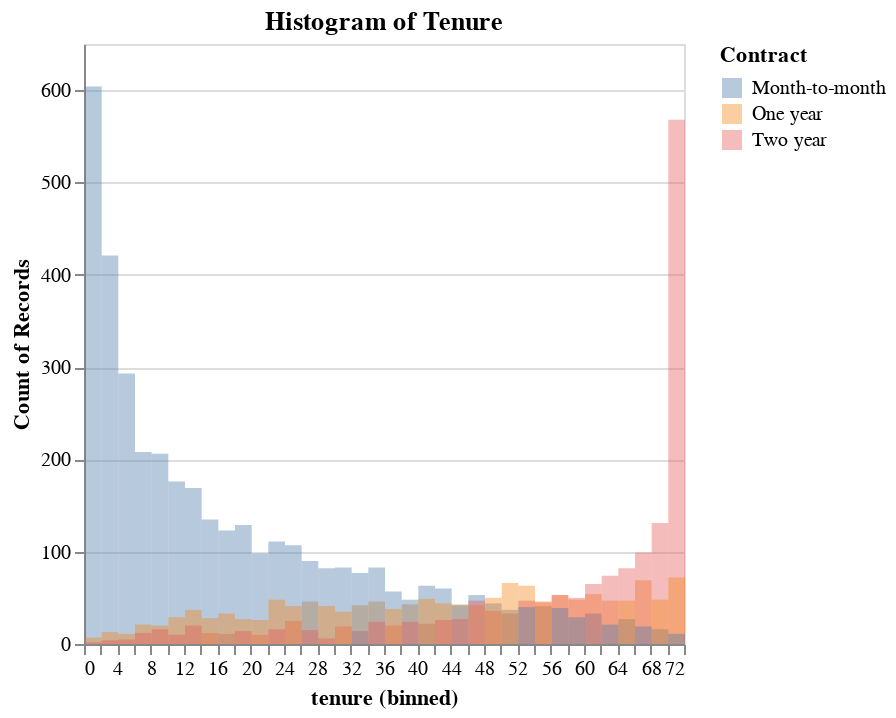

Notebook code for this chart:
### Markdown cell above
# EDA

### Code cell
chart = (
    alt.Chart(df)
    .mark_bar(
        opacity=0.4,
        binSpacing=0,
    )
    .encode(
        alt.X("tenure:Q").bin(maxbins=50),
        alt.Y("count()").stack(None),
        alt.Color("Contract:N"),
    )
    .properties(
        title="Histogram of Tenure",
    )
)

# chart.save(f"imgs/Histogram_of_Tenure.png", ppi=200)
chart.display()

### Figure 1 — Vega specification as saved in the notebook (floating-point values rounded to 4 significant figures)
{"$schema": "https://vega.github.io/schema/vega/v5.json", "data": [{"name": "source_0", "values": [{"Contract": "Month-to-month", "__count": 604, "bin_maxbins_50_tenure": 0.0, "bin_maxbins_50_tenure_end": 2.0}, {"Contract": "One year", "__count": 46, "bin_maxbins_50_tenure": 34.0, "bin_maxbins_50_tenure_end": 36.0}, {"Contract": "Month-to-month", "__count": 421, "bin_maxbins_50_tenure": 2.0, "bin_maxbins_50_tenure_end": 4.0}, {"Contract": "One year", "__count": 43, "bin_maxbins_50_tenure": 44.0, "bin_maxbins_50_tenure_end": 46.0}, {"Contract": "Month-to-month", "__count": 206, "bin_maxbins_50_tenure": 8.0, "bin_maxbins_50_tenure_end": 10.0}, {"Contract": "Month-to-month", "__count": 111, "bin_maxbins_50_tenure": 22.0, "bin_maxbins_50_tenure_end": 24.0}, {"Contract": "Month-to-month", "__count": 176, "bin_maxbins_50_tenure": 10.0, "bin_maxbins_50_tenure_end": 12.0}, {"Contract": "Month-to-month", "__count": 82, "bin_maxbins_50_tenure": 28.0, "bin_maxbins_50_tenure_end": 30.0}, {"Contract": "One year", "__count": 47, "bin_maxbins_50_tenure": 62.0, "bin_maxbins_50_tenure_end": 64.0}, {"Contract": "Month-to-month", "__count": 169, "bin_maxbins_50_tenure": 12.0, "bin_maxbins_50_tenure_end": 14.0}, {"Contract": "Two year", "__count": 11, "bin_maxbins_50_tenure": 16.0, "bin_maxbins_50_tenure_end": 18.0}, {"Contract": "One year", "__count": 48, "bin_maxbins_50_tenure": 58.0, "bin_maxbins_50_tenure_end": 60.0}, {"Contract": "Month-to-month", "__count": 44, "bin_maxbins_50_tenure": 48.0, "bin_maxbins_50_tenure_end": 50.0}, {"Contract": "Month-to-month", "__count": 107, "bin_maxbins_50_tenure": 24.0, "bin_maxbins_50_tenure_end": 26.0}, {"Contract": "Two year", "__count": 131, "bin_maxbins_50_tenure": 68.0, "bin_maxbins_50_tenure_end": 70.0}, {"Contract": "One year", "__count": 63, "bin_maxbins_50_tenure": 52.0, "bin_maxbins_50_tenure_end": 54.0}, {"Contract": "Two year", "__count": 568, "bin_maxbins_50_tenure": 70.0, "bin_maxbins_50_tenure_end": 72.0}, {"Contract": "Month-to-month", "__count": 98, "bin_maxbins_50_tenure": 20.0, "bin_maxbins_50_tenure_end": 22.0}, {"Contract": "One year", "__count": 37, "bin_maxbins_50_tenure": 12.0, "bin_maxbins_50_tenure_end": 14.0}, {"Contract": "Two year", "__count": 50, "bin_maxbins_50_tenure": 58.0, "bin_maxbins_50_tenure_end": 60.0}, {"Contract": "Month-to-month", "__count": 83, "bin_maxbins_50_tenure": 30.0, "bin_maxbins_50_tenure_end": 32.0}, {"Contract": "Month-to-month", "__count": 53, "bin_maxbins_50_tenure": 46.0, "bin_maxbins_50_tenure_end": 48.0}, {"Contract": "Month-to-month", "__count": 123, "bin_maxbins_50_tenure": 16.0, "bin_maxbins_50_tenure_end": 18.0}, {"Contract": "One year", "__count": 46, "bin_maxbins_50_tenure": 26.0, "bin_maxbins_50_tenure_end": 28.0}, {"Contract": "Month-to-month", "__count": 293, "bin_maxbins_50_tenure": 4.0, "bin_maxbins_50_tenure_end": 6.0}, {"Contract": "Month-to-month", "__count": 83, "bin_maxbins_50_tenure": 34.0, "bin_maxbins_50_tenure_end": 36.0}, {"Contract": "One year", "__count": 29, "bin_maxbins_50_tenure": 10.0, "bin_maxbins_50_tenure_end": 12.0}, {"Contract": "One year", "__count": 33, "bin_maxbins_50_tenure": 16.0, "bin_maxbins_50_tenure_end": 18.0}, {"Contract": "Two year", "__count": 74, "bin_maxbins_50_tenure": 62.0, "bin_maxbins_50_tenure_end": 64.0}, {"Contract": "Two year", "__count": 47, "bin_maxbins_50_tenure": 52.0, "bin_maxbins_50_tenure_end": 54.0}, {"Contract": "Month-to-month", "__count": 60, "bin_maxbins_50_tenure": 42.0, "bin_maxbins_50_tenure_end": 44.0}, {"Contract": "Month-to-month", "__count": 135, "bin_maxbins_50_tenure": 14.0, "bin_maxbins_50_tenure_end": 16.0}, {"Contract": "One year", "__count": 54, "bin_maxbins_50_tenure": 60.0, "bin_maxbins_50_tenure_end": 62.0}, {"Contract": "Month-to-month", "__count": 129, "bin_maxbins_50_tenure": 18.0, "bin_maxbins_50_tenure_end": 20.0}, {"Contract": "One year", "__count": 69, "bin_maxbins_50_tenure": 66.0, "bin_maxbins_50_tenure_end": 68.0}, {"Contract": "Two year", "__count": 24, "bin_maxbins_50_tenure": 34.0, "bin_maxbins_50_tenure_end": 36.0}, {"Contract": "Month-to-month", "__count": 33, "bin_maxbins_50_tenure": 60.0, "bin_maxbins_50_tenure_end": 62.0}, {"Contract": "One year", "__count": 27, "bin_maxbins_50_tenure": 18.0, "bin_maxbins_50_tenure_end": 20.0}, {"Contract": "One year", "__count": 42, "bin_maxbins_50_tenure": 46.0, "bin_maxbins_50_tenure_end": 48.0}, {"Contract": "Two year", "__count": 19, "bin_maxbins_50_tenure": 30.0, "bin_maxbins_50_tenure_end": 32.0}, {"Contract": "Two year", "__count": 33, "bin_maxbins_50_tenure": 50.0, "bin_maxbins_50_tenure_end": 52.0}, {"Contract": "Two year", "__count": 82, "bin_maxbins_50_tenure": 64.0, "bin_maxbins_50_tenure_end": 66.0}, {"Contract": "One year", "__count": 53, "bin_maxbins_50_tenure": 56.0, "bin_maxbins_50_tenure_end": 58.0}, {"Contract": "Month-to-month", "__count": 208, "bin_maxbins_50_tenure": 6.0, "bin_maxbins_50_tenure_end": 8.0}, {"Contract": "Two year", "__count": 36, "bin_maxbins_50_tenure": 48.0, "bin_maxbins_50_tenure_end": 50.0}, {"Contract": "Two year", "__count": 47, "bin_maxbins_50_tenure": 46.0, "bin_maxbins_50_tenure_end": 48.0}, {"Contract": "Two year", "__count": 99, "bin_maxbins_50_tenure": 66.0, "bin_maxbins_50_tenure_end": 68.0}, {"Contract": "Month-to-month", "__count": 27, "bin_maxbins_50_tenure": 64.0, "bin_maxbins_50_tenure_end": 66.0}, {"Contract": "One year", "__count": 72, "bin_maxbins_50_tenure": 70.0, "bin_maxbins_50_tenure_end": 72.0}, {"Contract": "One year", "__count": 43, "bin_maxbins_50_tenure": 38.0, "bin_maxbins_50_tenure_end": 40.0}, {"Contract": "One year", "__count": 42, "bin_maxbins_50_tenure": 32.0, "bin_maxbins_50_tenure_end": 34.0}, {"Contract": "One year", "__count": 44, "bin_maxbins_50_tenure": 42.0, "bin_maxbins_50_tenure_end": 44.0}, {"Contract": "Month-to-month", "__count": 41, "bin_maxbins_50_tenure": 54.0, "bin_maxbins_50_tenure_end": 56.0}, {"Contract": "Month-to-month", "__count": 57, "bin_maxbins_50_tenure": 36.0, "bin_maxbins_50_tenure_end": 38.0}, {"Contract": "Two year", "__count": 20, "bin_maxbins_50_tenure": 36.0, "bin_maxbins_50_tenure_end": 38.0}, {"Contract": "Two year", "__count": 22, "bin_maxbins_50_tenure": 40.0, "bin_maxbins_50_tenure_end": 42.0}, {"Contract": "Month-to-month", "__count": 90, "bin_maxbins_50_tenure": 26.0, "bin_maxbins_50_tenure_end": 28.0}, {"Contract": "Two year", "__count": 14, "bin_maxbins_50_tenure": 32.0, "bin_maxbins_50_tenure_end": 34.0}, {"Contract": "Two year", "__count": 26, "bin_maxbins_50_tenure": 42.0, "bin_maxbins_50_tenure_end": 44.0}, {"Contract": "Two year", "__count": 53, "bin_maxbins_50_tenure": 56.0, "bin_maxbins_50_tenure_end": 58.0}, {"Contract": "Two year", "__count": 65, "bin_maxbins_50_tenure": 60.0, "bin_maxbins_50_tenure_end": 62.0}, {"Contract": "One year", "__count": 47, "bin_maxbins_50_tenure": 64.0, "bin_maxbins_50_tenure_end": 66.0}, {"Contract": "One year", "__count": 13, "bin_maxbins_50_tenure": 2.0, "bin_maxbins_50_tenure_end": 4.0}, {"Contract": "One year", "__count": 35, "bin_maxbins_50_tenure": 30.0, "bin_maxbins_50_tenure_end": 32.0}, {"Contract": "One year", "__count": 48, "bin_maxbins_50_tenure": 22.0, "bin_maxbins_50_tenure_end": 24.0}, {"Contract": "Two year", "__count": 10, "bin_maxbins_50_tenure": 10.0, "bin_maxbins_50_tenure_end": 12.0}, {"Contract": "Month-to-month", "__count": 29, "bin_maxbins_50_tenure": 58.0, "bin_maxbins_50_tenure_end": 60.0}, {"Contract": "Two year", "__count": 12, "bin_maxbins_50_tenure": 14.0, "bin_maxbins_50_tenure_end": 16.0}, {"Contract": "Month-to-month", "__count": 63, "bin_maxbins_50_tenure": 40.0, "bin_maxbins_50_tenure_end": 42.0}, {"Contract": "Two year", "__count": 25, "bin_maxbins_50_tenure": 24.0, "bin_maxbins_50_tenure_end": 26.0}, {"Contract": "Month-to-month", "__count": 42, "bin_maxbins_50_tenure": 44.0, "bin_maxbins_50_tenure_end": 46.0}, {"Contract": "One year", "__count": 41, "bin_maxbins_50_tenure": 28.0, "bin_maxbins_50_tenure_end": 30.0}, {"Contract": "Month-to-month", "__count": 39, "bin_maxbins_50_tenure": 56.0, "bin_maxbins_50_tenure_end": 58.0}, {"Contract": "One year", "__count": 7, "bin_maxbins_50_tenure": 0.0, "bin_maxbins_50_tenure_end": 2.0}, {"Contract": "One year", "__count": 41, "bin_maxbins_50_tenure": 24.0, "bin_maxbins_50_tenure_end": 26.0}, {"Contract": "Two year", "__count": 46, "bin_maxbins_50_tenure": 54.0, "bin_maxbins_50_tenure_end": 56.0}, {"Contract": "Month-to-month", "__count": 37, "bin_maxbins_50_tenure": 50.0, "bin_maxbins_50_tenure_end": 52.0}, {"Contract": "One year", "__count": 49, "bin_maxbins_50_tenure": 40.0, "bin_maxbins_50_tenure_end": 42.0}, {"Contract": "One year", "__count": 66, "bin_maxbins_50_tenure": 50.0, "bin_maxbins_50_tenure_end": 52.0}, {"Contract": "Month-to-month", "__count": 40, "bin_maxbins_50_tenure": 52.0, "bin_maxbins_50_tenure_end": 54.0}, {"Contract": "Month-to-month", "__count": 16, "bin_maxbins_50_tenure": 68.0, "bin_maxbins_50_tenure_end": 70.0}, {"Contract": "Month-to-month", "__count": 48, "bin_maxbins_50_tenure": 38.0, "bin_maxbins_50_tenure_end": 40.0}, {"Contract": "Month-to-month", "__count": 77, "bin_maxbins_50_tenure": 32.0, "bin_maxbins_50_tenure_end": 34.0}, {"Contract": "Two year", "__count": 6, "bin_maxbins_50_tenure": 28.0, "bin_maxbins_50_tenure_end": 30.0}, {"Contract": "One year", "__count": 50, "bin_maxbins_50_tenure": 48.0, "bin_maxbins_50_tenure_end": 50.0}, {"Contract": "One year", "__count": 45, "bin_maxbins_50_tenure": 54.0, "bin_maxbins_50_tenure_end": 56.0}, {"Contract": "One year", "__count": 20, "bin_maxbins_50_tenure": 8.0, "bin_maxbins_50_tenure_end": 10.0}, {"Contract": "One year", "__count": 48, "bin_maxbins_50_tenure": 68.0, "bin_maxbins_50_tenure_end": 70.0}, {"Contract": "Month-to-month", "__count": 21, "bin_maxbins_50_tenure": 62.0, "bin_maxbins_50_tenure_end": 64.0}, {"Contract": "Month-to-month", "__count": 19, "bin_maxbins_50_tenure": 66.0, "bin_maxbins_50_tenure_end": 68.0}, {"Contract": "Two year", "__count": 10, "bin_maxbins_50_tenure": 20.0, "bin_maxbins_50_tenure_end": 22.0}, {"Contract": "One year", "__count": 38, "bin_maxbins_50_tenure": 36.0, "bin_maxbins_50_tenure_end": 38.0}, {"Contract": "Two year", "__count": 27, "bin_maxbins_50_tenure": 44.0, "bin_maxbins_50_tenure_end": 46.0}, {"Contract": "One year", "__count": 26, "bin_maxbins_50_tenure": 20.0, "bin_maxbins_50_tenure_end": 22.0}, {"Contract": "Two year", "__count": 16, "bin_maxbins_50_tenure": 22.0, "bin_maxbins_50_tenure_end": 24.0}, {"Contract": "One year", "__count": 28, "bin_maxbins_50_tenure": 14.0, "bin_maxbins_50_tenure_end": 16.0}, {"Contract": "One year", "__count": 11, "bin_maxbins_50_tenure": 4.0, "bin_maxbins_50_tenure_end": 6.0}, {"Contract": "Two year", "__count": 24, "bin_maxbins_50_tenure": 38.0, "bin_maxbins_50_tenure_end": 40.0}, {"Contract": "Two year", "__count": 16, "bin_maxbins_50_tenure": 8.0, "bin_maxbins_50_tenure_end": 10.0}, {"Contract": "Two year", "__count": 4, "bin_maxbins_50_tenure": 2.0, "bin_maxbins_50_tenure_end": 4.0}, {"Contract": "Two year", "__count": 20, "bin_maxbins_50_tenure": 12.0, "bin_maxbins_50_tenure_end": 14.0}, {"Contract": "Two year", "__count": 15, "bin_maxbins_50_tenure": 26.0, "bin_maxbins_50_tenure_end": 28.0}, {"Contract": "Two year", "__count": 14, "bin_maxbins_50_tenure": 18.0, "bin_maxbins_50_tenure_end": 20.0}, {"Contract": "One year", "__count": 21, "bin_maxbins_50_tenure": 6.0, "bin_maxbins_50_tenure_end": 8.0}, {"Contract": "Two year", "__count": 12, "bin_maxbins_50_tenure": 6.0, "bin_maxbins_50_tenure_end": 8.0}, {"Contract": "Month-to-month", "__count": 11, "bin_maxbins_50_tenure": 70.0, "bin_maxbins_50_tenure_end": 72.0}, {"Contract": "Two year", "__count": 5, "bin_maxbins_50_tenure": 4.0, "bin_maxbins_50_tenure_end": 6.0}, {"Contract": "Two year", "__count": 2, "bin_maxbins_50_tenure": 0.0, "bin_maxbins_50_tenure_end": 2.0}]}, {"name": "source_0_y_domain___count", "values": [{"min": 2, "max": 604}]}, {"name": "source_0_color_domain_Contract", "values": [{"Contract": "Month-to-month"}, {"Contract": "One year"}, {"Contract": "Two year"}]}], "signals": [{"name": "bin_maxbins_50_tenure_bins", "value": {"fields": ["tenure"], "fname": "bin_tenure", "start": 0.0, "step": 2.0, "stop": 72.0}}], "marks": [{"type": "rect", "name": "marks", "from": {"data": "source_0"}, "encode": {"update": {"opacity": {"value": 0.4}, "fill": {"field": "Contract", "scale": "color"}, "y": {"field": "__count", "scale": "y"}, "x2": {"field": "bin_maxbins_50_tenure", "scale": "x", "offset": {"signal": "0.5 + (abs(scale(\"x\", datum[\"bin_maxbins_50_tenure_end\"]) - scale(\"x\", datum[\"bin_maxbins_50_tenure\"])) < 0.25 ? -0.5 * (0.25 - (abs(scale(\"x\", datum[\"bin_maxbins_50_tenure_end\"]) - scale(\"x\", datum[\"bin_maxbins_50_tenure\"])))) : 0)"}}, "x": {"field": "bin_maxbins_50_tenure_end", "scale": "x", "offset": {"signal": "0.5 + (abs(scale(\"x\", datum[\"bin_maxbins_50_tenure_end\"]) - scale(\"x\", datum[\"bin_maxbins_50_tenure\"])) < 0.25 ? 0.5 * (0.25 - (abs(scale(\"x\", datum[\"bin_maxbins_50_tenure_end\"]) - scale(\"x\", datum[\"bin_maxbins_50_tenure\"])))) : 0)"}}, "y2": {"value": 0, "scale": "y"}}}, "style": ["bar"]}], "scales": [{"name": "x", "type": "linear", "domain": {"signal": "[bin_maxbins_50_tenure_bins.start, bin_maxbins_50_tenure_bins.stop]"}, "range": [0, {"signal": "width"}], "bins": {"signal": "bin_maxbins_50_tenure_bins"}, "zero": false}, {"name": "y", "type": "linear", "domain": [{"signal": "(data(\"source_0_y_domain___count\")[0] || {}).min"}, {"signal": "(data(\"source_0_y_domain___count\")[0] || {}).max"}], "range": [{"signal": "height"}, 0], "zero": true, "nice": true}, {"name": "color", "type": "ordinal", "domain": {"data": "source_0_color_domain_Contract", "field": "Contract", "sort": true}, "range": "category"}], "axes": [{"scale": "y", "zindex": 0, "gridScale": "x", "maxExtent": 0, "tickCount": {"signal": "ceil(height/40)"}, "grid": true, "minExtent": 0, "ticks": false, "aria": false, "labels": false, "domain": false, "orient": "left"}, {"scale": "x", "orient": "bottom", "labelFlush": true, "labelOverlap": true, "grid": false, "tickCount": {"signal": "ceil(width/10)"}, "title": "tenure (binned)", "zindex": 0}, {"scale": "y", "orient": "left", "zindex": 0, "tickCount": {"signal": "ceil(height/40)"}, "grid": false, "labelOverlap": true, "title": "Count of Records"}], "title": {"text": "Histogram of Tenure", "frame": "group"}, "width": 300, "style": "cell", "legends": [{"fill": "color", "symbolType": "square", "title": "Contract", "encode": {"symbols": {"update": {"opacity": {"value": 0.4}}}}}], "padding": 5, "background": "white", "height": 300}
